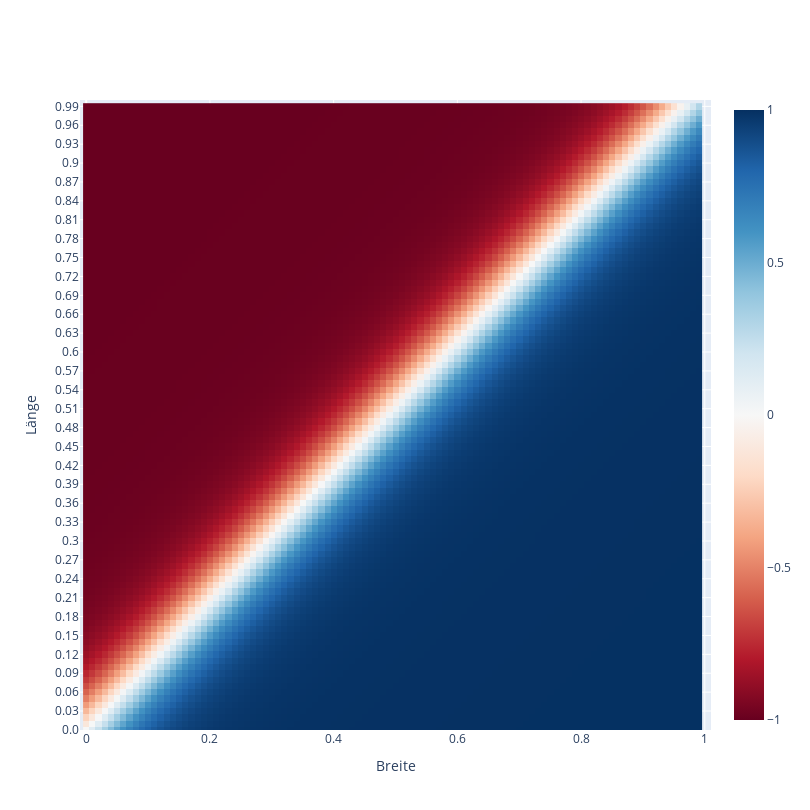

Here is the notebook cell this chart was saved with:
### Markdown cell above
## Feinere Übersicht über die Outputs des KNN

### Code cell
heatmap=pd.DataFrame()

for x in range(100):
    heatmap[str(x/100)] = [knn_output(y/100,x/100) for y in range(100)]

heatmap.index = [y/100 for y in range(100)]

heatmap.iplot('heatmap', xTitle='Breite', yTitle ='Länge', colorscale='RdBu', layout=square_layout_heatmap, zmax = 1, zmin= -1)

### Figure 1 — Plotly figure (JSON) as saved in the notebook; plotly's stock layout.template omitted (floating-point values rounded to 4 significant figures; data arrays with more than 128 entries replaced by an {"elided": "..."} marker saying what was removed)
{"data": [{"colorscale": [[0, "rgb(103,0,31)"], [0.1, "rgb(178,24,43)"], [0.2, "rgb(214,96,77)"], [0.3, "rgb(244,165,130)"], [0.4, "rgb(253,219,199)"], [0.5, "rgb(247,247,247)"], [0.6, "rgb(209,229,240)"], [0.7, "rgb(146,197,222)"], [0.8, "rgb(67,147,195)"], [0.9, "rgb(33,102,172)"], [1, "rgb(5,48,97)"]], "type": "heatmap", "x": [0, 0.01, 0.02, 0.03, 0.04, 0.05, 0.06, 0.07, 0.08, 0.09, 0.1, 0.11, 0.12, 0.13, 0.14, 0.15, 0.16, 0.17, 0.18, 0.19, 0.2, 0.21, 0.22, 0.23, 0.24, 0.25, 0.26, 0.27, 0.28, 0.29, 0.3, 0.31, 0.32, 0.33, 0.34, 0.35, 0.36, 0.37, 0.38, 0.39, 0.4, 0.41, 0.42, 0.43, 0.44, 0.45, 0.46, 0.47, 0.48, 0.49, 0.5, 0.51, 0.52, 0.53, 0.54, 0.55, 0.56, 0.57, 0.58, 0.59, 0.6, 0.61, 0.62, 0.63, 0.64, 0.65, 0.66, 0.67, 0.68, 0.69, 0.7, 0.71, 0.72, 0.73, 0.74, 0.75, 0.76, 0.77, 0.78, 0.79, 0.8, 0.81, 0.82, 0.83, 0.84, 0.85, 0.86, 0.87, 0.88, 0.89, 0.9, 0.91, 0.92, 0.93, 0.94, 0.95, 0.96, 0.97, 0.98, 0.99], "y": ["0.0", "0.01", "0.02", "0.03", "0.04", "0.05", "0.06", "0.07", "0.08", "0.09", "0.1", "0.11", "0.12", "0.13", "0.14", "0.15", "0.16", "0.17", "0.18", "0.19", "0.2", "0.21", "0.22", "0.23", "0.24", "0.25", "0.26", "0.27", "0.28", "0.29", "0.3", "0.31", "0.32", "0.33", "0.34", "0.35", "0.36", "0.37", "0.38", "0.39", "0.4", "0.41", "0.42", "0.43", "0.44", "0.45", "0.46", "0.47", "0.48", "0.49", "0.5", "0.51", "0.52", "0.53", "0.54", "0.55", "0.56", "0.57", "0.58", "0.59", "0.6", "0.61", "0.62", "0.63", "0.64", "0.65", "0.66", "0.67", "0.68", "0.69", "0.7", "0.71", "0.72", "0.73", "0.74", "0.75", "0.76", "0.77", "0.78", "0.79", "0.8", "0.81", "0.82", "0.83", "0.84", "0.85", "0.86", "0.87", "0.88", "0.89", "0.9", "0.91", "0.92", "0.93", "0.94", "0.95", "0.96", "0.97", "0.98", "0.99"], "z": {"elided": "100x100 float values"}, "zmax": 1, "zmin": -1}], "layout": {"height": 810, "width": 810, "xaxis": {"range": [-0.01, 1.01], "title": {"text": "Breite"}}, "yaxis": {"range": [-0.01, 100.0], "title": {"text": "Länge"}}}}
